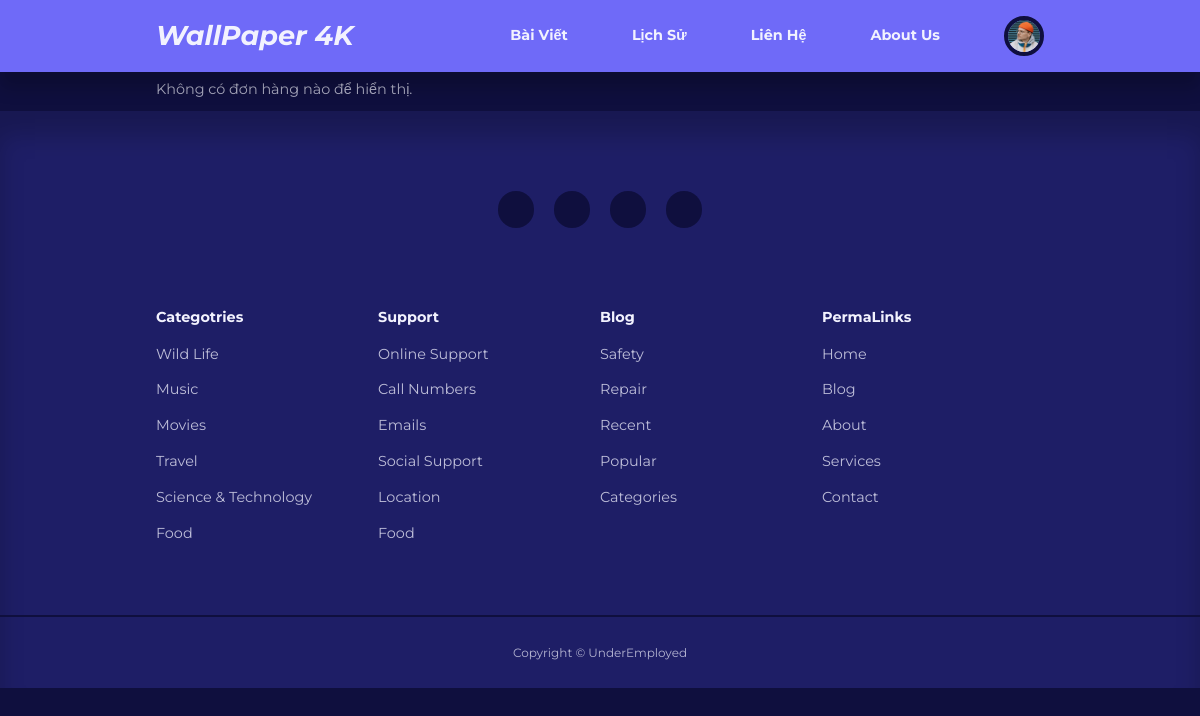
The page /services.php (signed in) on the database as committed earlier.
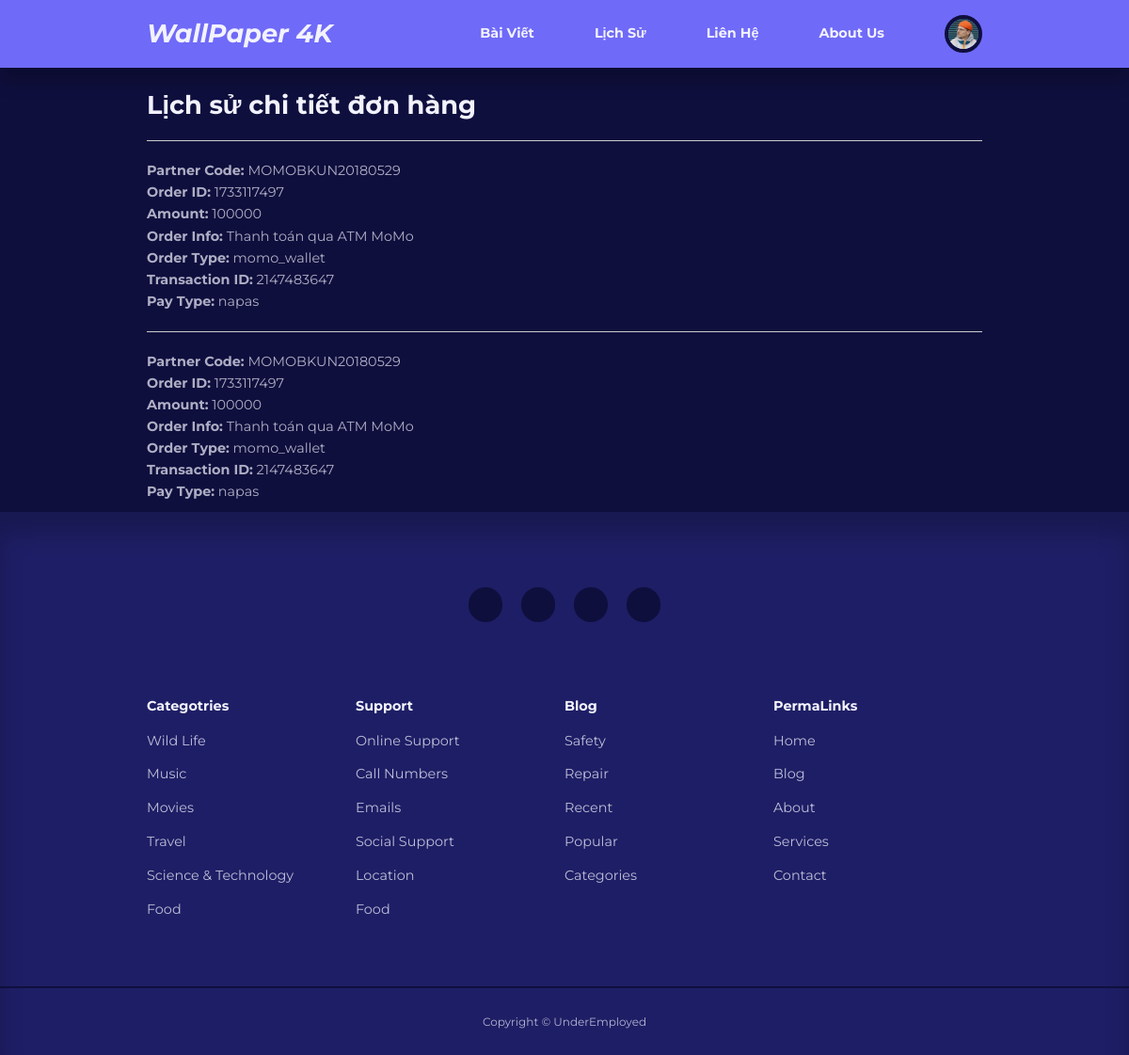
The same page on the database as committed later.
### tables this page shows
CREATE TABLE IF NOT EXISTS `users` (
  `id` int UNSIGNED NOT NULL AUTO_INCREMENT,
  `firstname` varchar(50) NOT NULL,
  `lastname` varchar(50) NOT NULL,
  `full_name` varchar(100) NOT NULL,
  `username` varchar(50) NOT NULL,
  `email` varchar(100) NOT NULL,
  `password` varchar(255) NOT NULL,
  `avatar` varchar(255) NOT NULL,
  `is_admin` tinyint(1) NOT NULL,
  PRIMARY KEY (`id`)
);

CREATE TABLE IF NOT EXISTS `momopay` (
  `id_momo` int NOT NULL AUTO_INCREMENT,
  `partner_code` varchar(50) NOT NULL,
  `id_order` int NOT NULL,
  `amount` varchar(50) NOT NULL,
  `order_info` varchar(100) NOT NULL,
  `order_type` varchar(50) NOT NULL,
  `id_trans` int NOT NULL,
  `pay_type` varchar(50) NOT NULL,
  PRIMARY KEY (`id_momo`)
);

### services.php (the view)
<?php
include 'partials/header.php';
?>
<section class="container" style="padding-top: 30px; padding-bottom: 10px;">
<?php
try {
    $pdo = new PDO("mysql:host=" . DB_HOST . ";dbname=" . DB_NAME, DB_USER, DB_PASS);
    $pdo->setAttribute(PDO::ATTR_ERRMODE, PDO::ERRMODE_EXCEPTION);
} catch (PDOException $e) {
    die('Lỗi kết nối cơ sở dữ liệu: ' . $e->getMessage());
}
if (isset($_GET['partnerCode'], $_GET['orderId'], $_GET['amount'], $_GET['orderInfo'], $_GET['orderType'], $_GET['transId'], $_GET['payType'])) {
    try {
        $partnerCode = $_GET['partnerCode'];
        $orderId = $_GET['orderId'];
        $amount = $_GET['amount'];
        $orderInfo = $_GET['orderInfo'];
        $orderType = $_GET['orderType'];
        $transId = $_GET['transId'];
        $payType = $_GET['payType'];
        $insert_query = "INSERT INTO momopay (partner_code, id_order, amount, order_info, order_type, id_trans, pay_type)
                         VALUES (:partner_code, :id_order, :amount, :order_info, :order_type, :id_trans, :pay_type)";
        $stmt = $pdo->prepare($insert_query);
        $stmt->execute([
            ':partner_code' => $partnerCode,
            ':id_order' => $orderId,
            ':amount' => $amount,
            ':order_info' => $orderInfo,
            ':order_type' => $orderType,
            ':id_trans' => $transId,
            ':pay_type' => $payType,
        ]);
        $_SESSION['order_info'] = [
            'partnerCode' => $partnerCode,
            'orderId' => $orderId,
            'amount' => $amount,
            'orderInfo' => $orderInfo,
            'orderType' => $orderType,
            'transId' => $transId,
            'payType' => $payType
        ];
    } catch (PDOException $e) {
        echo '<h3>Lỗi khi lưu dữ liệu:</h3>';
        echo '<p>' . $e->getMessage() . '</p>';
    }
} else {
    try {
        $query = "SELECT * FROM momopay";
        $stmt = $pdo->query($query);
        $orders = $stmt->fetchAll(PDO::FETCH_ASSOC);
        if (count($orders) > 0) {
            echo '<h2>Lịch sử chi tiết đơn hàng</h2>';
            foreach ($orders as $order) {
                echo '<div class="order-item">';
                echo "<div style='height: 1px; background-color: #ccc; margin: 20px 0;'></div>";
                echo '<p><strong>Partner Code:</strong> ' . htmlspecialchars($order['partner_code']) . '</p>';
                echo '<p><strong>Order ID:</strong> ' . htmlspecialchars($order['id_order']) . '</p>';
                echo '<p><strong>Amount:</strong> ' . htmlspecialchars($order['amount']) . '</p>';
                echo '<p><strong>Order Info:</strong> ' . htmlspecialchars($order['order_info']) . '</p>';
                echo '<p><strong>Order Type:</strong> ' . htmlspecialchars($order['order_type']) . '</p>';
                echo '<p><strong>Transaction ID:</strong> ' . htmlspecialchars($order['id_trans']) . '</p>';
                echo '<p><strong>Pay Type:</strong> ' . htmlspecialchars($order['pay_type']) . '</p>';
                echo '</div><hr>';
            }
        } else {
            echo '<p>Không có đơn hàng nào để hiển thị.</p>';
        }
    } catch (PDOException $e) {
        echo '<h3>Lỗi khi truy vấn dữ liệu:</h3>';
        echo '<p>' . $e->getMessage() . '</p>';
    }
}
?>
</section>
<?php
include './partials/footer.php';
?>

### partials/header.php (shortened to what this page needs)
<?php
require 'config/database.php';
if (isset($_SESSION['user-id'])) {
    $id = filter_var($_SESSION['user-id'], FILTER_SANITIZE_NUMBER_INT);
    $query = "SELECT avatar FROM users WHERE id = :id";
    $stmt = $connection->prepare($query);
    $stmt->bindParam(':id', $id, PDO::PARAM_INT);
    $stmt->execute();
    $avatar = $stmt->fetch(PDO::FETCH_ASSOC);
}
?>
<!DOCTYPE HTML>
<html lang="en">
<head>
    <link rel="stylesheet" href="<?= ROOT_URL ?>css/style.css">
    <link rel="stylesheet" href="https://unicons.iconscout.com/release/v4.0.8/css/line.css">
</head>
<body>
    <nav>
        <div class="container nav__container">
            <a href="<?= ROOT_URL ?>index.php" class="nav__logo"><h2 style="font-style: oblique;">WallPaper 4K</h3></a>
            <ul class="nav__items">
                <li><a href="<?= ROOT_URL ?>blog.php" class="nav-bar-tilte-hover">Bài Viết</a></li>
                <li><a href="<?= ROOT_URL ?>services.php" class="nav-bar-tilte-hover">Lịch Sử</a></li>
                <li><a href="<?= ROOT_URL ?>contact.php" class="nav-bar-tilte-hover">Liên Hệ</a></li>
                <li><a href="<?= ROOT_URL ?>about.php" class="nav-bar-tilte-hover">About Us</a></li>
                <?php if (isset($_SESSION['user-id'])) : ?>
                <li class="nav__profile">
                    <div class="avatar">
                        <img src="<?= ROOT_URL . 'images/' . $avatar['avatar'] ?>">
                    </div>
                </li>
                <?php else : ?>
                    <li><a href="<?= ROOT_URL ?>signin.php" class="nav-bar-tilte-hover">Đăng Nhập</a></li>
                <?php endif ?>
            </ul>
        </div>
    </nav>

### partials/footer.php (shortened to what this page needs)
<footer>
    <div class="footer__socials">
        <a href="_blank" target="_blank"><i class="uil uil-youtube"></i></a>
        <a href="_blank/" target="_blank"><i class="uil uil-instagram-alt"></i></a>
        <a href="_blank" target="_blank"><i class="uil uil-linkedin"></i></a>
        <a href="" target="_blank"><i class="uil uil-facebook-f"></i></a>
    </div>
    <div class="container footer__container">
        <article>
            <h4>Categotries</h4>
            <ul>
                <li><a href="">Wild Life</a></li>
                <li><a href="">Music</a></li>
                <li><a href="">Movies</a></li>
                <li><a href="">Travel</a></li>
                <li><a href="">Science & Technology</a></li>
                <li><a href="">Food</a></li>
            </ul>
        </article>
        <article>
            <h4>Support</h4>
            <ul>
                <li><a href="">Online Support</a></li>
                <li><a href="">Call Numbers</a></li>
                <li><a href="">Emails</a></li>
                <li><a href="">Social Support</a></li>
                <li><a href="">Location</a></li>
                <li><a href="">Food</a></li>
            </ul>
        </article>
        <article>
            <h4>Blog</h4>
            <ul>
                <li><a href="">Safety</a></li>
                <li><a href="">Repair</a></li>
                <li><a href="">Recent</a></li>
                <li><a href="">Popular</a></li>
                <li><a href="">Categories</a></li>
            </ul>
        </article>
        <article>
            <h4>PermaLinks</h4>
            <ul>
                <li><a href="">Home</a></li>
                <li><a href="">Blog</a></li>
                <li><a href="">About</a></li>
                <li><a href="">Services</a></li>
                <li><a href="">Contact</a></li>
            </ul>
        </article>
    </div>
    <div class="footer__copyright">
        <small>Copyright &copy; UnderEmployed</small>
    </div>
  </footer>
</body>
</html>

### css/style.css (style rules this page uses)
:root { --color-primary: #6f6af8; --color-primary-light: hsl(242, 91%, 69%, 18%); --color-primary-variant: #5854c7; --color-red: #da0f3f; --color-red-light: hsl(346, 87%, 46%, 15%); --color-green: #00c476; --color-green-light: hsl(156, 100%, 38%, 15%); --color-gray-900: #1e1e66; --color-gray-700: #2d2b7c; --color-gray-300: rgba(242, 242, 254, 0.3); --color-gray-200: rgba(242, 242, 254, 0.7); --color-white: #f2f2fe; --color-bg: #0f0f3e; --transition: all 300ms ease; --container-width-lg: 74%; --container-width-md: 88%; --form-width: 40%; --card-border-radius-1: 0.3rem; --card-border-radius-2: 0.5rem; --card-border-radius-3: 0.8rem; --card-border-radius-4: 2rem; --card-border-radius-5: 5rem; }
* { margin: 0; padding: 0; outline: 0; border: 0; appearance: 0; list-style: none; text-decoration: none; box-sizing: border-box; }
body { font-family: "Montserrat", sans-serif; line-height: 1.6; color: var(--color-gray-200); overflow-x: hidden; background: var(--color-bg); font-size: 0.9rem; }
.container { width: var(--container-width-lg); max-width: 1800px; margin-inline: auto; }
section { margin-top: 3rem; width: 100vw; }
h1, h2, h3, h4, h5 { color: var(--color-white); line-height: 1.3; }
h2 { font-size: 1.7rem; margin: 1rem 0; }
h4 { font-style: 1rem; }
a { color: var(--color-white); }
img { display: block; width: 100%; object-fit: cover; height: 100%; }
nav { background: var(--color-primary); width: 100vw; height: 4.5rem; position: fixed; top: 0; z-index: 10; box-shadow: 0 1rem 1rem rgba(0, 0, 0, 0.2); }
.nav__container { height: 100%; display: flex; align-items: center; justify-content: space-between; }
.avatar { width: 2.5rem; height: 2.5rem; border-radius: 50%; overflow: hidden; border: 0.3rem solid var(--color-bg); }
.nav__logo { font-weight: 600; font-size: 1.2rem; }
.nav__items { display: flex; align-items: center; gap: 4rem; font-weight: bold; }
.nav__profile { position: relative; cursor: pointer; }
footer { background: var(--color-gray-900); padding: 5rem 0 0; box-shadow: inset 0 1.5rem 1.5rem rgba(0, 0, 0, 0.2); }
.footer__socials { margin-inline: auto; width: fit-content; margin-bottom: 5rem; display: flex; justify-content: space-between; align-items: center; gap: 1.2rem; }
.footer__socials a { background: var(--color-bg); border-radius: 50%; height: 2.3rem; width: 2.3rem; display: flex; align-items: center; justify-content: center; }
.footer__container { display: grid; grid-template-columns: repeat(4, 1fr); }
footer li { padding: 0.4rem 0; }
footer h4 { color: var(--color-white); margin-bottom: 0.6rem; }
footer ul a { opacity: 0.75; }
.footer__copyright { text-align: center; padding: 1.5rem 0; border-top: 2px solid var(--color-bg); margin-top: 4rem; }

### partials/header.php (style rules this page uses)
.nav-bar-tilte-hover { display: inline-block; transition: transform 0.3s ease; }

Rows that differ between the two databases and show on the page:
added momopay: partner_code "MOMOBKUN20180529", id_order "1733117497", amount "100000", order_info "Thanh toán qua ATM MoMo", order_type "momo_wallet", id_trans "2147483647", pay_type "napas"
added momopay: partner_code "MOMOBKUN20180529", id_order "1733117497", amount "100000", order_info "Thanh toán qua ATM MoMo", order_type "momo_wallet", id_trans "2147483647", pay_type "napas"
Other text that changed with them:
text no longer shown: "Không có đơn hàng nào để hiển thị."
text now shown: "Lịch sử chi tiết đơn hàng"
